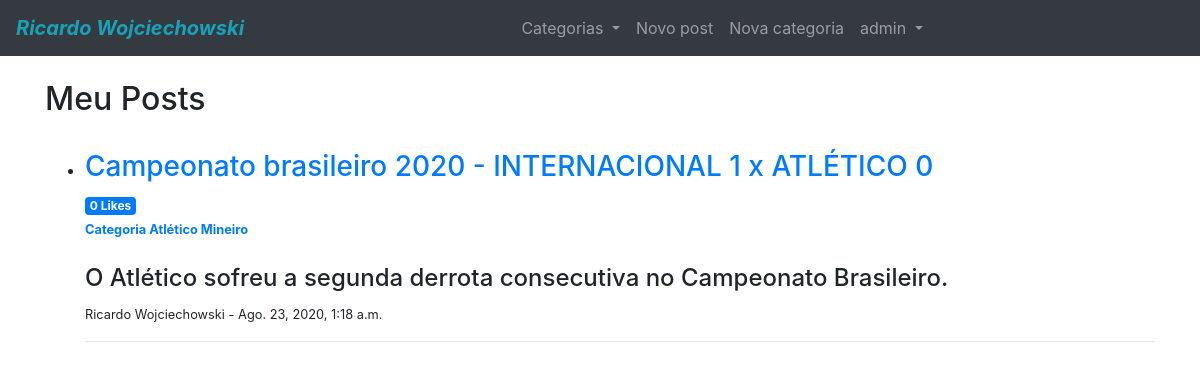
The app's page / (signed in) with its own data.
### blog/models.py (models this page shows, shortened)
class Post(models.Model):
    title = models.CharField(max_length=255)
    author = models.ForeignKey(User, on_delete=models.CASCADE)
    body = RichTextField(blank=True, null=True)
    post_date = models.DateTimeField(auto_now_add=True)
    category = models.CharField(max_length=255, default='sem categoria')
    snippet = models.CharField(max_length=255, default='Resumo do post')
    likes = models.ManyToManyField(User, related_name='blog_posts')
    def total_likes(self):
        return self.likes.count()

### blog/views.py (the view)
# urls.py: path('', HomeView.as_view(), name="home"),
class HomeView(ListView):
    model = Post
    template_name = 'home.html'
    ordering = ['-post_date']
    def get_context_data(self, *args, **kwargs):
        categories_menu = Category.objects.all()
        context = super(HomeView, self).get_context_data(*args, **kwargs)
        context["categories_menu"] = categories_menu
        return context

### blog/models.py (called while the page is built)
    def __str__(self):
        return self.name

### templates/home.html
{% extends 'base.html' %}
{% block content %}
<h2>Meu Posts</h2>
<ul>
    {% for post in object_list %}
        <br>
        <li>
            <h3><a href="{% url 'article-detail' post.pk %}">{{ post.title }}</a></h3>
            <small class="badge badge-primary">{{ post.total_likes }} Likes</small>
            <br>
            <small><a href="{% url 'category' post.category %}"><b>Categoria {{ post.category }}</b></a></small>
            <br><br>
            <h4>{{ post.snippet | safe }}</h4>
            <p><small>{{ post.author.first_name }} {{ post.author.last_name }} - {{ post.post_date }}</small></p>
        </li>
        <hr>
    {% endfor %}
</ul>
{% endblock %}

### templates/navbar.html (shortened to what this page needs)
<nav class="navbar navbar-expand-lg navbar-dark bg-dark mb-4">
    <a href="{% url 'home' %}" class=" navbar-brand text-info font-italic font-weight-bold">Ricardo Wojciechowski</a>
    <div class="collapse navbar-collapse" id="navbarSupportedContent">
        <ul class="navbar-nav mr-auto mx-auto">
        {% if categories_menu %}
            <li class="nav-item dropdown">
                <a class="nav-link dropdown-toggle" href="#" id="navbarDropdown" role="button" data-toggle="dropdown" aria-haspopup="true" aria-expanded="false">
                    Categorias
                </a>
            </li>
        {% endif %}
            {% if user.is_authenticated %}
                <li class="nav-item">
                    <a class="nav-link" href="{% url 'add-post' %}">Novo post</a>
                </li>
                <li class="nav-item {% if request.path == add_category %} active {% endif %}">
                    <a class="nav-link" href="{% url 'add-category' %}">Nova categoria</a>
                </li>
                <li class="nav-item dropdown">
                    <a class="nav-link dropdown-toggle" href="#" id="navbarDropdown" role="button" data-toggle="dropdown" aria-haspopup="true" aria-expanded="false">
                        {{ user.username }}
                    </a>
                </li>
            {% endif %}
        </ul>
    </div>
</nav>

### records on screen
Post: title "Campeonato brasileiro 2020 - INTERNACIONAL 1 x ATLÉTICO 0", total_likes "0", category "Atlético Mineiro", snippet "O Atlético sofreu a segunda derrota consecutiva no Campeonato Brasileiro.", author.first_name "Ricardo", author.last_name "Wojciechowski", post_date "Ago. 23, 2020, 1:18 a.m."

### other values on screen
{{ user.username }} "admin"
